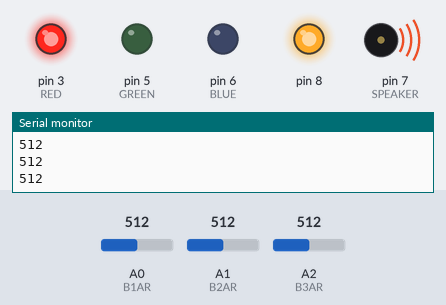
A sketch run on a simulated Arduino Uno, built with avr-gcc and run on an emulated ATmega328P. On the bench: output pins drawn as LEDs (lit = HIGH), buzzer (waves = sounding), the last lines printed to the serial monitor. The test bench sets the inputs (shaded band); at power-on: A0 (B1AR) = 512, A1 (B2AR) = 512, A2 (B3AR) = 512.

Above: at 7.3 s.
7.4 s: A0 (B1AR) set to 307
At 12.5 s:
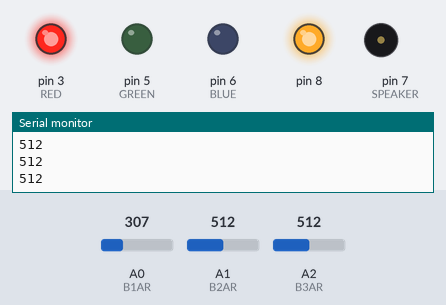
15.0 s: A0 (B1AR) set to 285
At 19.9 s:
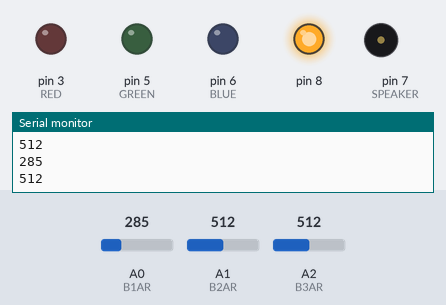
22.3 s: A1 (B2AR) set to 317
29.6 s: A1 (B2AR) set to 288
At 34.7 s:
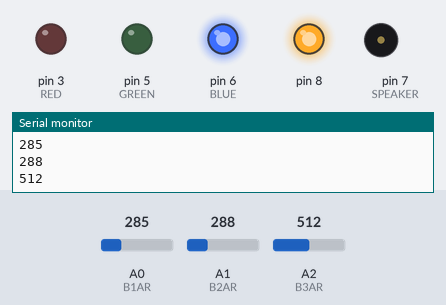
36.9 s: A2 (B3AR) set to 315
44.2 s: A2 (B3AR) set to 289
At 44.36 s:
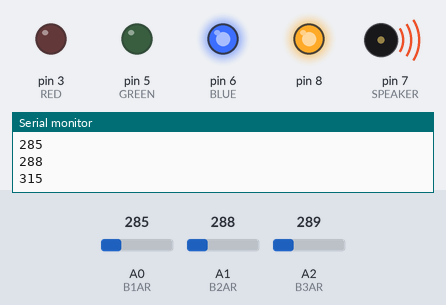
Timing chart, 0 to 47.9 s (numbered marks = the images above; inputs shaded):
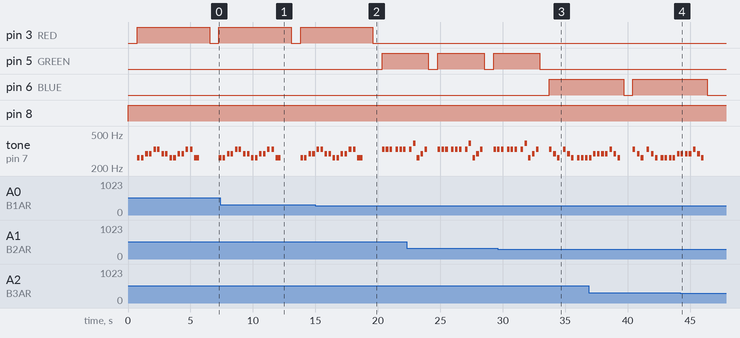

The sketch:

main.ino
```cpp
#include "pitches.h"
#include "basicpitches.h"
#define SPEAKER 7
#define B1AR 0
#define B1PWR 2
#define B2AR 1
#define B3AR 2
#define RED 3
#define GREEN 5
#define BLUE 6
int NOTE_DUR = 137/2;
void setup() {
  // put your setup code here, to run once:
      pinMode(SPEAKER, OUTPUT);
    pinMode(B1PWR, OUTPUT);
    pinMode(B1AR, INPUT);
    pinMode(B2AR, INPUT);
    pinMode(B3AR, INPUT);
    pinMode(8,OUTPUT);
    pinMode(7,OUTPUT);
    pinMode(3, OUTPUT);
    pinMode(GREEN, OUTPUT);
    pinMode(BLUE, OUTPUT);
    Serial.begin(9600);

}

void loop() {
  // put your main code here, to run repeatedly:
  digitalWrite(2,HIGH);
  digitalWrite(4,HIGH);
  digitalWrite(8,HIGH);
  int b1 = analogRead(B1AR);
  int b2 = analogRead(B2AR);
  int b3 = analogRead(B3AR);
  Serial.println(b1);
  delay(250);
  Serial.println(b2);
  delay(250);
  Serial.println(b3);
  delay(250);
  if(b1>300)
    playSongOne();
  else if(b2>300)
    playSongTwo();
  else if(b3>300)
    playSongThree();
}

void play(int note, int duration)
{
  tone(SPEAKER, note);
  delay(duration * NOTE_DUR);
  noTone(SPEAKER);
  delay(duration * NOTE_DUR/3);
}

void playSongOne()
{
  analogWrite(RED,255);
    play(NOTE_C4,3);
  delay(NOTE_DUR/2);
  play(NOTE_C4,3);
  delay(NOTE_DUR);
  play(NOTE_D4,3);
  delay(NOTE_DUR/2);
  play(NOTE_D4,3);
  delay(NOTE_DUR);
  play(NOTE_E4,3);
  delay(NOTE_DUR/2);
  play(NOTE_E4,3);
  delay(NOTE_DUR);
   play(NOTE_D4,3);
  delay(NOTE_DUR/2);
  play(NOTE_D4,3);
  delay(NOTE_DUR);
  play(NOTE_C4,3);
  delay(NOTE_DUR/2);
  play(NOTE_C4,3);
  delay(NOTE_DUR);
   play(NOTE_D4,3);
  delay(NOTE_DUR/2);
  play(NOTE_D4,3);
  delay(NOTE_DUR);
play(NOTE_E4,3);
  delay(NOTE_DUR);
  play(NOTE_E4,3);
  delay(NOTE_DUR);
  play(NOTE_C4,6);
  delay(NOTE_DUR*10);
  analogWrite(RED,0);
}

void playSongTwo()
{
  analogWrite(GREEN,255);
    play(NOTE_E4,3);
  delay(NOTE_DUR/2);
play(NOTE_E4,3);
  delay(NOTE_DUR/2);
  play(NOTE_E4,3);
  delay(NOTE_DUR*3);
  play(NOTE_E4,3);
  delay(NOTE_DUR/2);
  play(NOTE_E4,3);
  delay(NOTE_DUR/2);
  play(NOTE_E4,3);
  delay(NOTE_DUR*3);
play(NOTE_E4,3);
  delay(NOTE_DUR/2);
  play(NOTE_G4,3);
  delay(NOTE_DUR/2);
  play(NOTE_C4,3);
  delay(NOTE_DUR/2);
  play(NOTE_D4,3);
  delay(NOTE_DUR/2);
  play(NOTE_E4,3);
  delay(NOTE_DUR/2);
  analogWrite(GREEN,0);
}

void playSongThree()
{
  analogWrite(BLUE,255);
   play(NOTE_E4,3);
  delay(NOTE_DUR);
    play(NOTE_D4,3);
  delay(NOTE_DUR/2);
    play(NOTE_C4,3);
  delay(NOTE_DUR*3);
  play(NOTE_E4,3);
  delay(NOTE_DUR);
    play(NOTE_D4,3);
  delay(NOTE_DUR/2);
    play(NOTE_C4,3);
  delay(NOTE_DUR*3);
    play(NOTE_C4,3);
  delay(NOTE_DUR/2);
  play(NOTE_C4,3);
  delay(NOTE_DUR);
  play(NOTE_C4,3);
  delay(NOTE_DUR/2);
  play(NOTE_C4,3);
  delay(NOTE_DUR);
    play(NOTE_D4,3);
  delay(NOTE_DUR/2);
  play(NOTE_D4,3);
  delay(NOTE_DUR);
  play(NOTE_D4,3);
  delay(NOTE_DUR/2);
  play(NOTE_D4,3);
  delay(NOTE_DUR);
    play(NOTE_E4,3);
  delay(NOTE_DUR);
    play(NOTE_D4,3);
  delay(NOTE_DUR/2);
    play(NOTE_C4,3);
  delay(NOTE_DUR*3);
analogWrite(BLUE,0);
}
```

basicpitches.h
```cpp
/*************************************************
 * Public Constants
 *************************************************/

#define NOTE_C4  262
#define NOTE_CS4 277
#define NOTE_D4  294
#define NOTE_DS4 311
#define NOTE_E4  330
#define NOTE_F4  349
#define NOTE_FS4 370
#define NOTE_G4  392
#define NOTE_GS4 415
#define NOTE_A4  440
#define NOTE_AS4 466
#define NOTE_B4  494
#define NOTE_C5  523
```

pitches.h
```cpp
/*************************************************
 * Public Constants
 *************************************************/

#define NOTE_B0  31
#define NOTE_C1  33
#define NOTE_CS1 35
#define NOTE_D1  37
#define NOTE_DS1 39
#define NOTE_E1  41
#define NOTE_F1  44
#define NOTE_FS1 46
#define NOTE_G1  49
#define NOTE_GS1 52
#define NOTE_A1  55
#define NOTE_AS1 58
#define NOTE_B1  62
#define NOTE_C2  65
#define NOTE_CS2 69
#define NOTE_D2  73
#define NOTE_DS2 78
#define NOTE_E2  82
#define NOTE_F2  87
#define NOTE_FS2 93
#define NOTE_G2  98
#define NOTE_GS2 104
#define NOTE_A2  110
#define NOTE_AS2 117
#define NOTE_B2  123
#define NOTE_C3  131
#define NOTE_CS3 139
#define NOTE_D3  147
#define NOTE_DS3 156
#define NOTE_E3  165
#define NOTE_F3  175
#define NOTE_FS3 185
#define NOTE_G3  196
#define NOTE_GS3 208
#define NOTE_A3  220
#define NOTE_AS3 233
#define NOTE_B3  247
#define NOTE_C4  262
#define NOTE_CS4 277
#define NOTE_D4  294
#define NOTE_DS4 311
#define NOTE_E4  330
#define NOTE_F4  349
#define NOTE_FS4 370
#define NOTE_G4  392
#define NOTE_GS4 415
#define NOTE_A4  440
#define NOTE_AS4 466
#define NOTE_B4  494
#define NOTE_C5  523
#define NOTE_CS5 554
#define NOTE_D5  587
#define NOTE_DS5 622
#define NOTE_E5  659
#define NOTE_F5  698
#define NOTE_FS5 740
#define NOTE_G5  784
#define NOTE_GS5 831
#define NOTE_A5  880
#define NOTE_AS5 932
#define NOTE_B5  988
#define NOTE_C6  1047
#define NOTE_CS6 1109
#define NOTE_D6  1175
#define NOTE_DS6 1245
#define NOTE_E6  1319
#define NOTE_F6  1397
#define NOTE_FS6 1480
#define NOTE_G6  1568
#define NOTE_GS6 1661
#define NOTE_A6  1760
#define NOTE_AS6 1865
#define NOTE_B6  1976
#define NOTE_C7  2093
#define NOTE_CS7 2217
#define NOTE_D7  2349
#define NOTE_DS7 2489
#define NOTE_E7  2637
#define NOTE_F7  2794
#define NOTE_FS7 2960
#define NOTE_G7  3136
#define NOTE_GS7 3322
#define NOTE_A7  3520
#define NOTE_AS7 3729
#define NOTE_B7  3951
#define NOTE_C8  4186
#define NOTE_CS8 4435
#define NOTE_D8  4699
#define NOTE_DS8 4978
```

Measured:
- the behaviour switches between 301 and 300 on A0 (B1AR) (found by bisection; images 1 and 2)
- the behaviour switches between 301 and 300 on A1 (B2AR) (found by bisection; images 2 and 3)
- the behaviour switches between 301 and 300 on A2 (B3AR) (found by bisection; images 3 and 4)
- after the input at 15.0 s, pin 3 (RED): goes on until 19.6 s, then stays LOW; pin 5 (GREEN): LOW → HIGH after 5.3 s
- after the input at 29.6 s, pin 5 (GREEN): goes on until 33.0 s, then stays LOW; pin 6 (BLUE): LOW → HIGH after 4.1 s
- after the input at 44.2 s, pin 6 (BLUE): goes on until 46.4 s, then stays LOW; tone on pin 7 (SPEAKER): goes on until 46.1 s, then stays silent
- by itself, tone on pin 7 (SPEAKER): plays 262 Hz for 0.20 s, 294 Hz for 0.20 s, 294 Hz for 0.20 s, 330 Hz for 0.20 s, 330 Hz for 0.20 s, 294 Hz for 0.20 s … (18 notes in this stretch)
